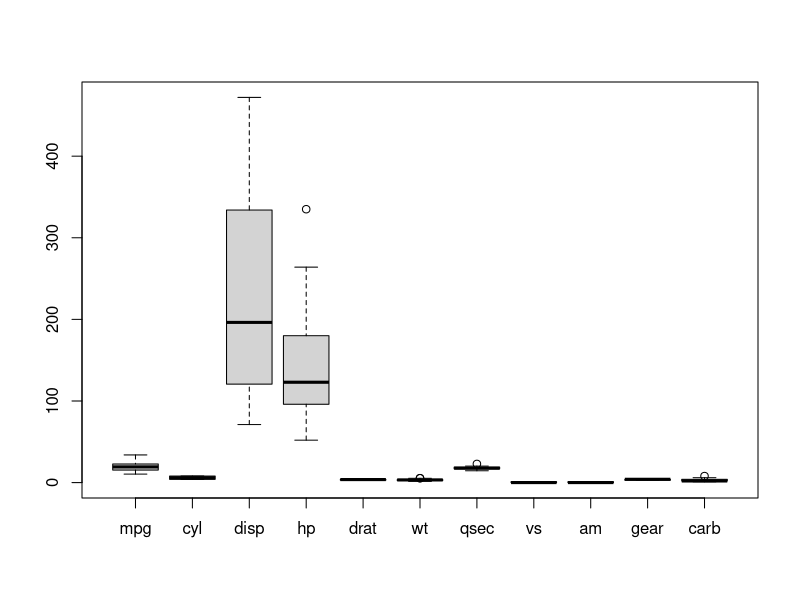
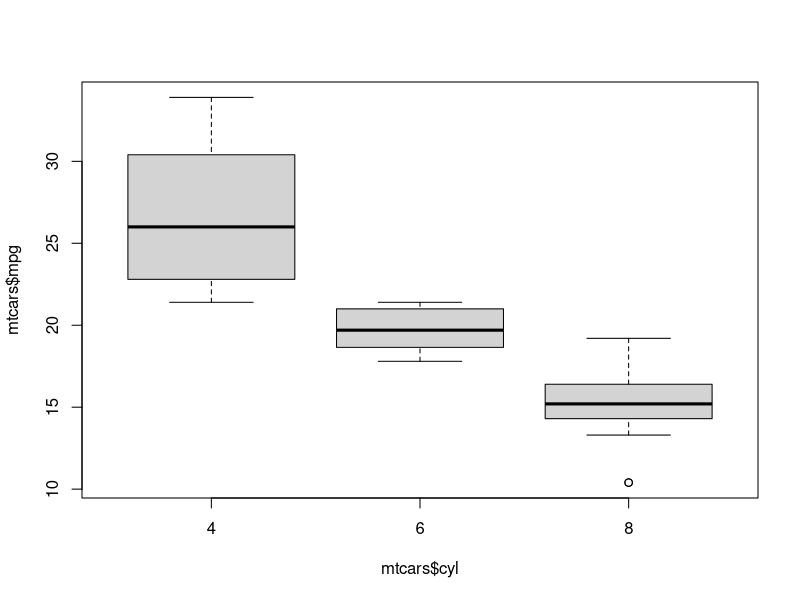

Reproduce these figures in R, in order. (Note: this script raises an error after producing the figures.)
boxplot(mtcars)

# Miles per gallon for each value of cyl count
boxplot(mtcars$mpg ~  mtcars$cyl)

mtcarsNew <- mtcars[!mtcars$wt %in% heavy_cars, ]
